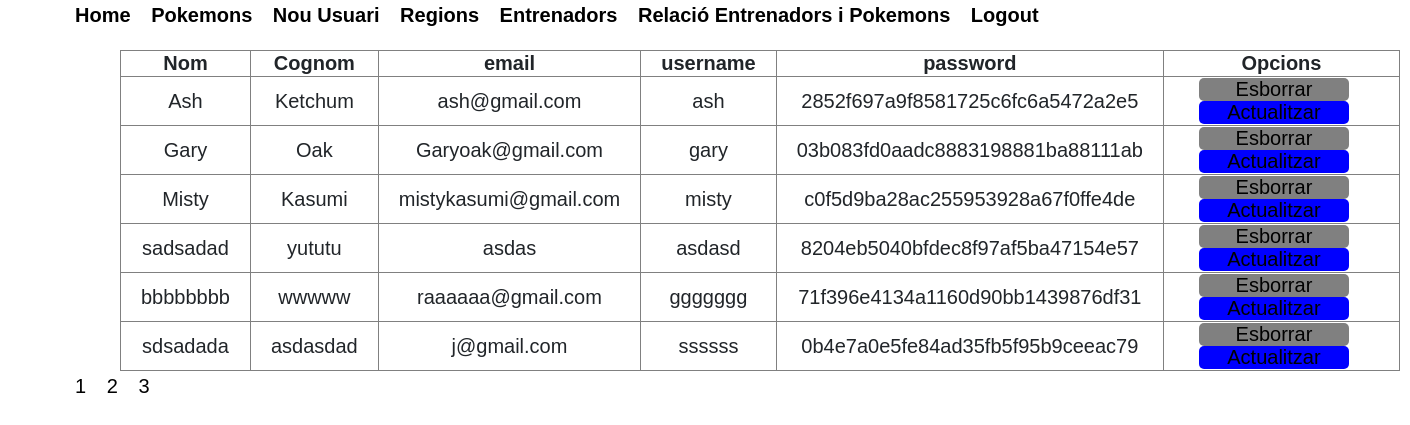
Page /pokemon/usuaris/llistatUsuaris.php (signed in) on the committed database.
### tables this page shows
CREATE TABLE `usuarios` (
  `id` int NOT NULL,
  `nom` varchar(25) NOT NULL,
  `cognoms` varchar(50) NOT NULL,
  `email` varchar(50) NOT NULL,
  `username` varchar(25) NOT NULL,
  `password` varchar(100) NOT NULL
);

### pokemon/ModelPokemon.php (called while the page is built, shortened)
<?php
class ModelPokemon {
  private $usuari="root";
  private $password="usuari";
  private $database ="pokemon";
  private $host = "localhost";
  protected $bd;
  protected $table = "";
  public function __construct() {
    try {
      $this->bd = new PDO('mysql:host='.$this->host.';dbname='.$this->database,
                   $this->usuari,
                   $this->password);
    }
    catch(PDOException $e) {
      echo "Error de connexió";
      exit;
    }
  }
  public function getAll() {
    $sql = "select * from ".$this->table;
    $query = $this->bd->query($sql);
    $resultat = $query->fetchAll(PDO::FETCH_ASSOC);
    return $resultat;
  }
  public function numPages($num_regs) {
    $sql = "select count(*),count(*) from ".$this->table;
    $resultat = $this->bd->prepare($sql);
    $resultat->execute();
    $reg = $resultat->fetch(PDO::FETCH_NUM);
    $total_regs = $reg[0];
    $total_pags = ceil($total_regs / $num_regs);
    return $total_pags;
  }
  public function getPage($pagina, $numRegs) {
    $inici = ($pagina - 1) * $numRegs;
    $sentencia = $this->bd->prepare("SELECT * from ".$this->table." LIMIT :ini, :numr");
    $sentencia->bindValue(':ini', $inici, PDO::PARAM_INT);
    $sentencia->bindValue(':numr', $numRegs, PDO::PARAM_INT);
    $sentencia->execute();
    $resultat = $sentencia->fetchAll(PDO::FETCH_ASSOC);
    return $resultat;
    }
}

### pokemon/usuaris/llistatUsuaris.php (the view, shortened to what this page needs)
<link rel="stylesheet" href="../CSS/styles.css">
<?php
$model = new Usuari();
$resultat = $model->getAll();
$numPages = $model->numPages(2);
$page = 1;
$resultat = $model->getPage($page,8);
?>
<a id="naveg" href="../index.php">Home</a>
<a id="naveg" href="../pokemons/llistatPokemons.php">Pokemons</a>
<a id="naveg" href="altaUsuari.php">Nou Usuari</a>
<a id="naveg" href="../regions/llistatRegions.php">Regions</a>
<a id="naveg" href="../entrenadors/llistatEntrenadors.php">Entrenadors</a>
<a id="naveg" href="../Te/llistatPokemonEntrenador.php">Relació Entrenadors i Pokemons</a>
<a id="naveg" href="../desconnectar.php">Logout</a>
<table border=1>
	<tr>
		<td class="title">Nom </td>
		<td class="title">Cognom</td>
		<td class="title">email</td>
		<td class="title">username</td>
		<td class="title">password</td>
		<td class="title">Opcions</td>
	</tr>
	<?php  foreach($resultat as $usuari) {
	?>
		<tr>
			<td><?=$usuari['nom']?></td>
			<td><?=$usuari['cognoms']?></td>
			<td><?=$usuari['email']?></td>
			<td><?=$usuari['username']?></td>
			<td><?=$usuari['password']?></td>
			<td><a id="botdel" href="esborrarUsuari.php?id=<?=$usuari['id']?>">Esborrar</a>
				<a id="botact" href="mostrarUsuari.php?id=<?=$usuari['id']?>">Actualitzar</a>
			</td>
		</tr>
	<?php }  ?>
</table>
<?php
          for ($i=1; $i<=$numPages; $i++) {
          echo "<a href='llistatUsuaris.php?&page=".$i."' >".$i."</a> ";
      }
?>

### pokemon/CSS/styles.css (style rules this page uses)
table { margin-top: 20px; margin-left: 60px; }
td { text-align: center; font-size: 20px; font-family: Arial, sans-serif; padding-left:20px; padding-right:20px; }
.title { font-weight: bold; }
a { color: black; text-decoration: none; margin-left: 15px; font-size: 20px; font-family: Arial, sans-serif; }
#botdel { background-color: gray; border-radius: 5px; margin-right: 30px; width: 150px; }
#botact { background-color: blue; border-radius: 5px; margin-right: 30px; width: 150px; }
td a { width: 100%; display: block; text-align: center; }
a#naveg { font-family: Arial, sans-serif; font-size: 20px; font-weight: bold; }

### rows in the picture
usuarios: nom "Ash", cognoms "Ketchum", email "ash@gmail.com", username "ash", password "2852f697a9f8581725c6fc6a5472a2e5"
usuarios: nom "Gary", cognoms "Oak", email "Garyoak@gmail.com", username "gary", password "03b083fd0aadc8883198881ba88111ab"
usuarios: nom "Misty", cognoms "Kasumi", email "mistykasumi@gmail.com", username "misty", password "c0f5d9ba28ac255953928a67f0ffe4de"
usuarios: nom "sadsadad", cognoms "yututu", email "asdas", username "asdasd", password "8204eb5040bfdec8f97af5ba47154e57"
usuarios: nom "bbbbbbbb", cognoms "wwwww", email "raaaaaa@gmail.com", username "ggggggg", password "71f396e4134a1160d90bb1439876df31"
usuarios: nom "sdsadada", cognoms "asdasdad", email "j@gmail.com", username "ssssss", password "0b4e7a0e5fe84ad35fb5f95b9ceeac79"
